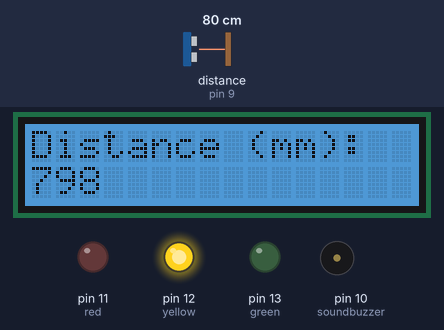
Bench run of a sketch on a simulated Arduino Uno, built with avr-gcc and run on an emulated ATmega328P. On the bench: 16×2 character LCD, output pins drawn as LEDs (lit = HIGH), buzzer (waves = sounding). Wiring (inferred from the names in the program): ultrasonic range finder: trigger pin 8; echo pin 9. Dashed ring = blinking. Inputs (shaded band) come from the test bench; at power-on: distance to the obstacle (sensor on pin 9) 80 cm. The echo pulse lasts 58.3 µs per cm; pins used as bus, display or sensor lines are not drawn; what the sketch prints to the serial monitor is not drawn.

Above: at 1.2 s.
1.3 s: distance to the obstacle (sensor on pin 9) set to 56 cm
At 1.9 s:
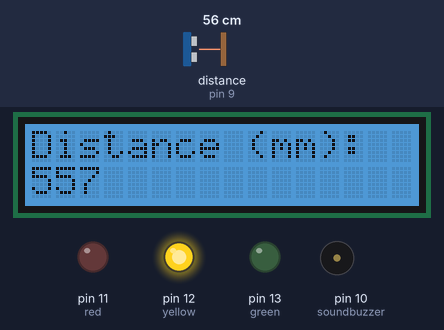
2.9 s: distance to the obstacle (sensor on pin 9) set to 46 cm
At 3.44 s:
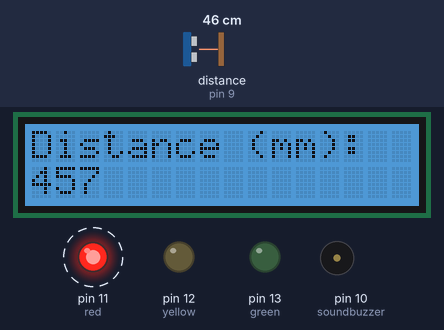
5.0 s: distance to the obstacle (sensor on pin 9) set to 17 cm
At 5.37 s:
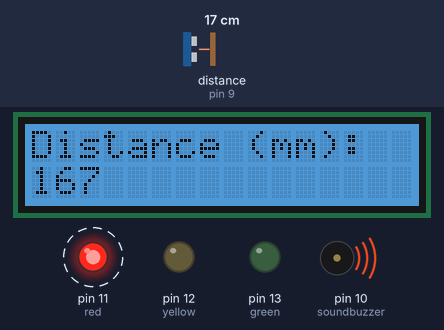
6.6 s: distance to the obstacle (sensor on pin 9) set to 14 cm
At 7.9 s:
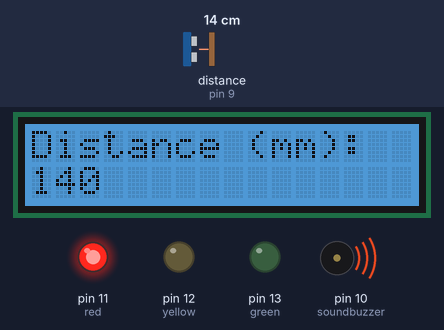
8.5 s: distance to the obstacle (sensor on pin 9) set to 18 cm
At 8.73 s:
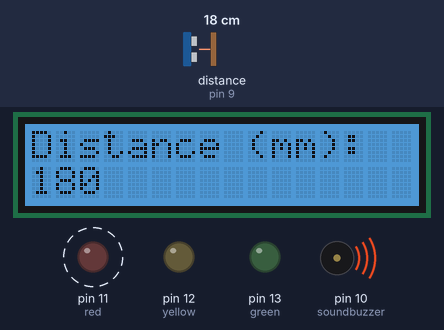
10.1 s: distance to the obstacle (sensor on pin 9) set to 120 cm
At 11.2 s:
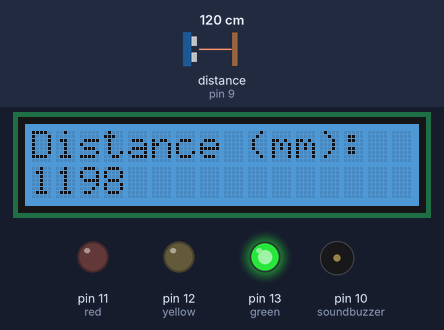
Timing chart, 0 to 12.7 s (numbered marks = the images above; inputs shaded):
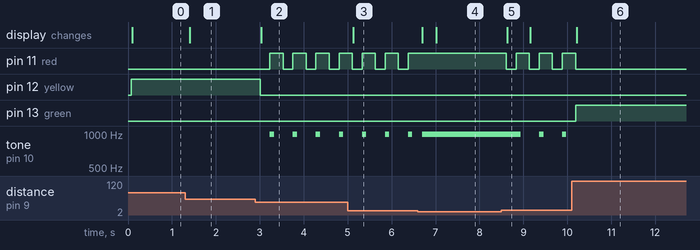

The sketch:

arduino_proj1.ino
```cpp
#include <Wire.h>
#include "rgb_lcd.h"
#include <math.h>
#define soundbuzzer 10

rgb_lcd lcd;

const int colorR = 24;
const int colorG = 123;
const int colorB = 205;

const int trigPin = 8;
const int echoPin = 9;
int red = 11;
int yellow = 12;
int green = 13;

long duration;
int distance;
int sendv;

void setup()
{
  Serial.begin (9600);
  pinMode(trigPin, OUTPUT); // Sets the trigPin as an Output
  pinMode(echoPin, INPUT);
  pinMode(red , OUTPUT);
  pinMode(yellow , OUTPUT);
  pinMode(green , OUTPUT);
  lcd.begin(16, 2);
  lcd.setRGB(colorR, colorG, colorB);
  lcd.print("Distance");
  pinMode(soundbuzzer, OUTPUT);
}

void loop()
{
  duration=distance=0;
  digitalWrite(trigPin, HIGH);
  digitalWrite(trigPin, LOW);
  duration = pulseIn(echoPin, HIGH); //calculate the time taken for the wave to return
  distance = (duration/2) / 2.91; //formulae to calculate the distance using time taken
  sendv = distance;
  Serial.println(sendv);

  if (distance >1000)//send the value to python only if it ranhes from 0-20 cm
  {
    digitalWrite(red , LOW);
    digitalWrite(yellow , LOW);
    digitalWrite(green , HIGH);
    lcd.clear();
    lcd.setCursor(0, 0);
    lcd.print("Distance (mm): ");
    lcd.setCursor(0, 1);
    lcd.print(distance);
    delay(100);
  }
  else if (distance > 500 && distance < 999)//send the value to python only if it ranhes from 0-20 cm
  {
    digitalWrite(red , LOW);
    digitalWrite(yellow , HIGH);
    digitalWrite(green , LOW);
    lcd.clear();
    lcd.setCursor(0, 0);
    lcd.print("Distance (mm): ");
    lcd.setCursor(0, 1);
    lcd.print(distance);
    delay(100);
  }
  else if (distance > 150 && distance < 499)//send the value to python only if it ranhes from 0-20 cm
  {
    digitalWrite(red , LOW);
    digitalWrite(yellow , LOW);
    digitalWrite(green , LOW);
    lcd.clear();
    lcd.setCursor(0, 0);
    lcd.print("Distance (mm): ");
    lcd.setCursor(0, 1);
    lcd.print(distance);
    delay(100);
      digitalWrite(red , LOW);
      delay(100);
      digitalWrite(red , HIGH);
      tone(soundbuzzer, 999, 100);
     delay(100);
  }
  else
  {
    digitalWrite(red , HIGH);
    digitalWrite(yellow , LOW);
    digitalWrite(green , LOW);
    lcd.clear();
    lcd.setCursor(0, 0);
    lcd.print("Distance (mm): ");
    lcd.setCursor(0, 1);
    lcd.print(distance);
    tone(soundbuzzer, 999);
    delay(100);
  }
  delay(200);
}
```

Measured:
- the behaviour switches between 51 and 50 cm on distance to the obstacle (sensor on pin 9) (found by bisection; images 1 and 2)
- the behaviour switches between 16 and 15 cm on distance to the obstacle (sensor on pin 9) (found by bisection; images 3 and 4)
- after the input at 1.3 s, the display: changes after 0.10 s (image 1)
- after the input at 2.9 s, pin 11 (red): alternates HIGH for 0.30 s and LOW for 0.22 s, starting after 0.33 s; pin 12 (yellow): HIGH → LOW after 0.11 s; tone on pin 10 (soundbuzzer): alternates 999 Hz for 0.10 s and silent for 0.42 s, starting after 0.33 s; the display: changes after 0.13 s (image 2)
- after the input at 5.0 s, the display: changes after 0.13 s (image 3)
- after the input at 6.6 s, pin 11 (red): stops changing and stays HIGH; the display: first changes after 0.10 s (image 4 shows a later state)
- after the input at 8.5 s, pin 11 (red): alternates HIGH for 0.30 s and LOW for 0.22 s, starting after 0.11 s; tone on pin 10 (soundbuzzer): alternates 999 Hz for 0.10 s and silent for 0.42 s, starting after 0.43 s; the display: changes after 0.13 s (image 5)
- after the input at 10.1 s, pin 11 (red): goes on until 10.2 s, then stays LOW; pin 13 (green): LOW → HIGH after 0.09 s; tone on pin 10 (soundbuzzer): stops changing and stays silent; the display: changes after 0.11 s (image 6)
